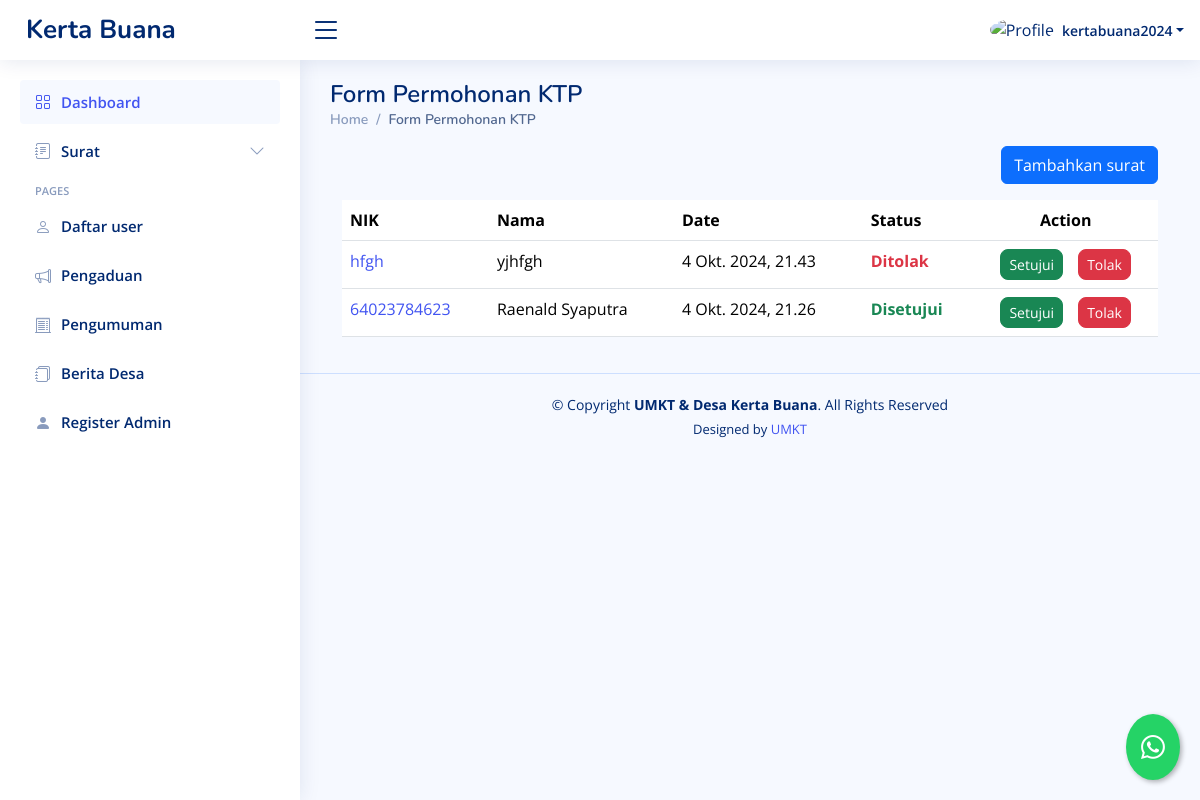
The app's page /dashboard/suket-permohonan-ktp/ (signed in), older data.
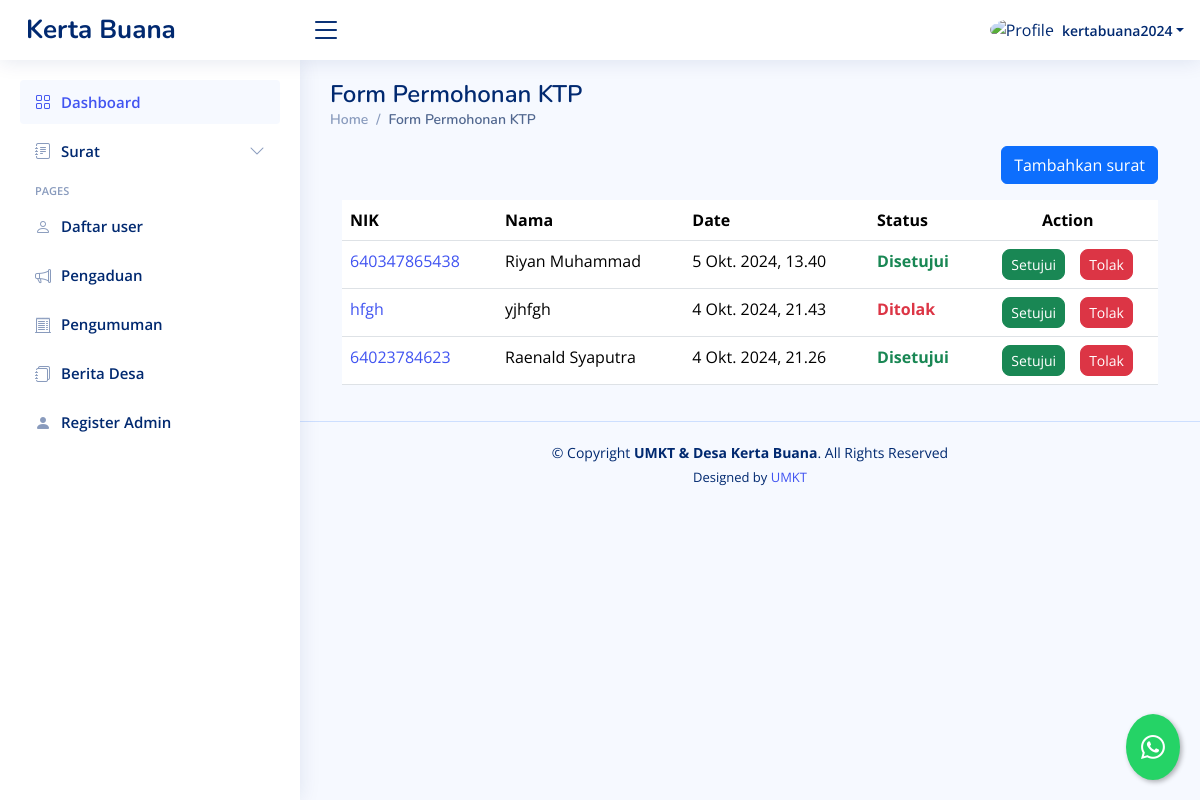
The same page, newer data.
### dashboard/models.py (models this page shows, shortened)
class SuketPermohonanKTP(models.Model):
    STATUS_CHOICES = [
        ('review', 'Proses Review'),
        ('approved', 'Disetujui'),
        ('rejected', 'Ditolak'),
    ]
    penulis = models.ForeignKey(User, on_delete=models.CASCADE, blank=True, null=True)
    nama = models.CharField(max_length=255)
    nokk = models.CharField(max_length=255)
    nik = models.CharField(max_length=255)
    alamat = models.CharField(max_length=255)
    pengantarrt = models.URLField(blank=True, null=True)
    scankk = models.URLField(blank=True, null=True)
    scanijasahakta = models.URLField(blank=True, null=True)
    date = models.DateTimeField(default=timezone.now, blank=True)
    status = models.CharField(max_length=20, choices=STATUS_CHOICES, default='review')

### dashboard/views.py (the view, shortened to what this page needs)
# urls.py: path("suket-permohonan-ktp/", suketpermohonanktp, name="suketpermohonanktp"),
@login_required
def suketpermohonanktp(request):
    template_name = "backend/suketpermohonanktp.html"
    suket = SuketPermohonanKTP.objects.all().order_by('-date')
    private = SuketPermohonanKTP.objects.filter(penulis=request.user).order_by('-date')
    context = {
        "suket": suket,
        'private': private
    }
    return render(request, template_name, context)

### templates/backend/suketpermohonanktp.html (shortened to what the changed rows need)
{% extends "backend/base_ui.html" %} {% load static %} {% load custom_filters %}
{% block konten %}
<div>
  <div class="pagetitle">
    <h1>Form Permohonan KTP</h1>
  </div>
  {% if value %}
  <div class="card">
    <div class="card-body">
      <h5 class="card-title">Form Permohonan KTP</h5>
      <form
        method="post"
        action="{% url 'edit_suketpermohonanktp' value.id %}"
        enctype="multipart/form-data"
      >
        {% csrf_token %}
        <div class="row mb-3">
          <label for="inputNama" class="col-sm-2 col-form-label"
            >Nama Lengkap</label
          >
          <div class="col-sm-10">
            <input
              type="text"
              class="form-control"
              name="inputNama"
              value="{{ value.nama }}"
              required
            />
          </div>
        </div>
        <div class="row mb-3">
          <label for="inputNOKK" class="col-sm-2 col-form-label">No. KK</label>
          <div class="col-sm-10">
            <input
              type="text"
              class="form-control"
              name="inputNOKK"
              value="{{ value.nokk }}"
              required
            />
          </div>
        </div>
        <div class="row mb-3">
          <label for="inputNIK" class="col-sm-2 col-form-label">NIK</label>
          <div class="col-sm-10">
            <input
              type="text"
              class="form-control"
              name="inputNIK"
              value="{{ value.nik }}"
              required
            />
          </div>
        </div>
        <div class="row mb-3">
          <label for="inputAlamat" class="col-sm-2 col-form-label"
            >Alamat</label
          >
          <div class="col-sm-10">
            <input
              type="text"
              class="form-control"
              name="inputAlamat"
              value="{{ value.alamat }}"
              required
            />
          </div>
        </div>
        <div class="row mb-3">
          <label for="inputNumber" class="col-sm-2 col-form-label"
            >Pengantar RT</label
          >
          <div class="col-sm-10">
            <input
              class="form-control"
              type="file"
              id="formFile"
              name="pengantar_rt"
            />
            <div class="d-flex gap-3">
              <p>file yang di upload :</p>
              <a href="{{ value.pengantarrt }}"
                >{{ value.pengantarrt|filename }}</a
              >
            </div>
          </div>
        </div>
        <div class="row mb-3">
          <label for="inputNumber" class="col-sm-2 col-form-label"
            >Scan KK</label
          >
          <div class="col-sm-10">
            <input
              class="form-control"
              type="file"
              id="formFile"
              name="scankk"
            />
            <div class="d-flex gap-3">
              <p>file yang di upload :</p>
              <a href="{{ value.scankk }}">{{ value.scankk|filename }}</a>
            </div>
          </div>
        </div>
        <div class="row mb-3">
          <label for="inputNumber" class="col-sm-2 col-form-label"
            >Scan Ijasah/Akta</label
          >
          <div class="col-sm-10">
            <input
              class="form-control"
              type="file"
              id="formFile"
              name="scanijasahakta"
            />
            <div class="d-flex gap-3">
              <p>file yang di upload :</p>
              <a href="{{ value.scanijasahakta }}"
                >{{ value.scanijasahakta|filename }}</a
              >
            </div>
          </div>
        </div>
        <div class="row mb-3">
          <label class="col-sm-2 col-form-label">Submit Here</label>
          <div class="col-sm-10">
            <a href="{% url 'suketpermohonanktp' %}">
              <button class="btn btn-secondary">Cancel</button>
            </a>
            <button type="submit" class="btn btn-primary">Submit</button>
          </div>
        </div>
      </form>
    </div>
  </div>
  {% else %}
  <div class="container-fluid">
    <div class="table-responsive">
      <table class="table datatable">
        <thead>
          <tr>
            <th>NIK</th>
            <th>Nama</th>
            <th data-type="date" data-format="YYYY/DD/MM">Date</th>
            <th>Status</th>
            <th class="text-center">Action</th>
          </tr>
        </thead>
        <tbody>
          {% if user.is_superuser %} {% for surat in suket %}
          <tr>
            <td>
              <a href="{% url 'detail_suketpermohonanktp' surat.id %}">{{ surat.nik }}</a>
            </td>
            <td>{{ surat.nama }}</td>
            <td>{{ surat.date }}</td>
            {% if surat.status == 'review' %}
            <td class="text-warning fw-bold">Proses Review</td>
            {% elif surat.status == 'approved' %}
            <td class="text-success fw-bold">Disetujui</td>
            {% elif surat.status == 'rejected' %}
            <td class="text-danger fw-bold">Ditolak</td>
            {% endif %} {% if user.is_superuser %}
            <td class="text-center">
              <div
                class="btn-group gap-3"
                role="group"
                aria-label="Action buttons"
              >
                <button type="button" class="btn btn-success btn-sm rounded-3">
                  <a
                    href="{% url 'setujui_suketpermohonanktp' surat.id %}"
                    class="text-decoration-none text-white"
                    >Setujui</a
                  >
                </button>
                <button type="button" class="btn btn-danger btn-sm rounded-3">
                  <a
                    href="{% url 'tolak_suketpermohonanktp' surat.id %}"
                    class="text-decoration-none text-white"
                    >Tolak</a
                  >
                </button>
              </div>
            </td>
            {% endif %}
          </tr>
          {% endfor %} {% endif %}
        </tbody>
      </table>
    </div>
  </div>
  {% endif %}
</div>
{% endblock konten %}

Row changes from the older to the newer data that the page shows:
added SuketPermohonanKTP: nik "640347865438", nama "Riyan Muhammad", date "5 Okt. 2024, 13.40", status "Disetujui"
